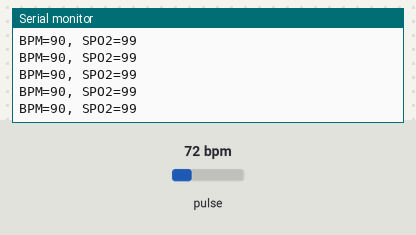
A sketch run on a simulated Arduino Uno, built with avr-gcc and run on an emulated ATmega328P. Parts: the last lines printed to the serial monitor. The test bench sets the inputs (shaded band); at power-on: pulse 72 bpm.

Above: at 4.2 s.
4.3 s: pulse set to 83 bpm
At 5.4 s:
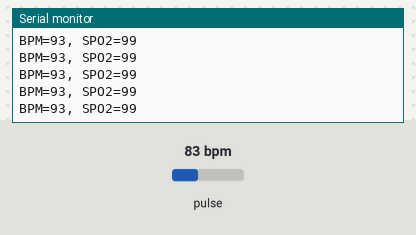
5.8 s: pulse set to 79 bpm
At 6.8 s:
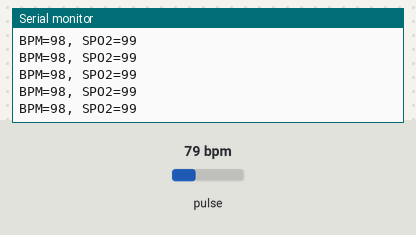
Timing chart, 0 to 8.8 s (numbered marks = the images above; inputs shaded):
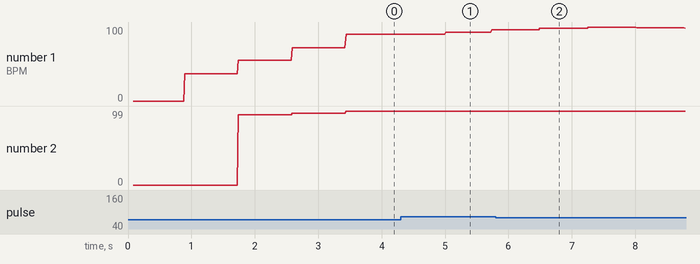

The sketch:

CB_NHIP_TIM.ino
```cpp
#include <Wire.h>
#include "MAX30105.h"
#include "heartRate.h"
MAX30105 particleSensor;
const byte RATE_SIZE = 4;
byte rates[RATE_SIZE];
byte rateSpot = 0;
long lastBeat = 0;
float beatsPerMinute;
int beatAvg, spo2;

void setup()
{
 Serial.begin(9600);
 Serial.println("Initializing...");
 if (!particleSensor.begin(Wire, I2C_SPEED_FAST))
 {
  Serial.println("MAX30105 was not found. Please check wiring/power. ");
  while (1);
 }
 Serial.println("Place your index finger on the sensor with steady pressure.");
 particleSensor.setup();
 particleSensor.setPulseAmplitudeRed(0x0A);
 particleSensor.setPulseAmplitudeGreen(0);
}
void loop()
{
 long irValue = particleSensor.getIR();
 if (checkForBeat(irValue) == true)
 {
  long delta = millis() - lastBeat;
  lastBeat = millis();
  beatsPerMinute = 60 / (delta / 1000.0);
  if (beatsPerMinute < 255 && beatsPerMinute > 20)
  {
   rates[rateSpot++] = (byte)beatsPerMinute;
   rateSpot %= RATE_SIZE;
   beatAvg = 0;
   for (byte x = 0 ; x < RATE_SIZE ; x++)
   beatAvg += rates[x];
   beatAvg /= RATE_SIZE;
   beatAvg=beatAvg+20;
  }
 }
 if ((beatAvg < 110)&&(beatAvg >= 90))
 {
  spo2=99;
 }
 if ((beatAvg < 90)&&(beatAvg >= 80))
 {
  spo2=98;
 }
 if ((beatAvg < 80)&&(beatAvg >= 75))
 {
  spo2=97;
 }
 if ((beatAvg < 75)&&(beatAvg >= 70))
 {
  spo2=96;
 }
 if ((beatAvg < 70)&&(beatAvg >= 50))
 {
  spo2=94;
 }
 if (irValue > 50000)
 {
  Serial.print("BPM=");
  Serial.print(beatAvg);
  Serial.print(", SPO2=");
  Serial.print(spo2);
  Serial.println();
 }
 if (irValue < 50000)
 {
  Serial.print("Chua nhan vung do");
  Serial.println();
  beatsPerMinute=0;
  beatAvg=0;
  spo2=0;
 }
}
```

License.ino
```cpp
// (licence header left out)

```

Measured:
- after the input at 4.3 s, the serial monitor: prints a new line after 0.71 s (image 1)
- after the input at 5.8 s, the serial monitor: prints a new line after 0.70 s (image 2)
- plotted number 1: 96 → 98 after the input at 5.8 s
